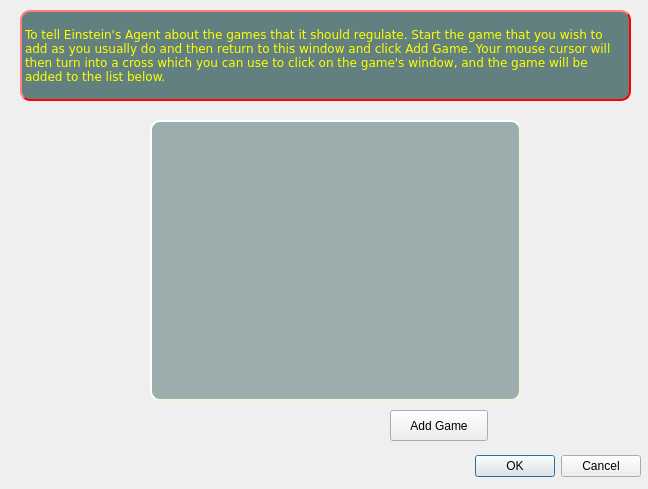
<?xml version="1.0" encoding="UTF-8"?>
<ui version="4.0">
 <class>CListGames</class>
 <widget class="QDialog" name="CListGames">
  <property name="geometry">
   <rect>
    <x>0</x>
    <y>0</y>
    <width>648</width>
    <height>489</height>
   </rect>
  </property>
  <property name="windowTitle">
   <string>Games List</string>
  </property>
  <widget class="QDialogButtonBox" name="buttonBox">
   <property name="geometry">
    <rect>
     <x>180</x>
     <y>450</y>
     <width>461</width>
     <height>32</height>
    </rect>
   </property>
   <property name="orientation">
    <enum>Qt::Horizontal</enum>
   </property>
   <property name="standardButtons">
    <set>QDialogButtonBox::Cancel|QDialogButtonBox::Ok</set>
   </property>
  </widget>
  <widget class="QPushButton" name="bnIdentifyGame">
   <property name="geometry">
    <rect>
     <x>390</x>
     <y>410</y>
     <width>98</width>
     <height>31</height>
    </rect>
   </property>
   <property name="text">
    <string>Add Game</string>
   </property>
  </widget>
  <widget class="QListWidget" name="listGames">
   <property name="geometry">
    <rect>
     <x>150</x>
     <y>120</y>
     <width>371</width>
     <height>281</height>
    </rect>
   </property>
   <property name="styleSheet">
    <string notr="true">background-color: rgba(0, 51, 51,90);
border-style: outset;
border-width: 2px;
border-radius: 10px;
border-color: beige;
color:yellow;</string>
   </property>
  </widget>
  <widget class="QLabel" name="skin">
   <property name="geometry">
    <rect>
     <x>0</x>
     <y>0</y>
     <width>648</width>
     <height>489</height>
    </rect>
   </property>
   <property name="text">
    <string/>
   </property>
   <property name="pixmap">
    <pixmap resource="systray.qrc">:/images/gameselectionherzo.png</pixmap>
   </property>
  </widget>
  <widget class="QLabel" name="label">
   <property name="geometry">
    <rect>
     <x>20</x>
     <y>10</y>
     <width>611</width>
     <height>91</height>
    </rect>
   </property>
   <property name="font">
    <font>
     <family>Verdana</family>
    </font>
   </property>
   <property name="styleSheet">
    <string notr="true">background-color: rgba(0, 51, 51,150);
border-style: outset;
border-width: 2px;
border-radius: 10px;
border-color: red;
text-align: right;
color:yellow;</string>
   </property>
   <property name="text">
    <string>&lt;html&gt;&lt;head/&gt;&lt;body&gt;&lt;p&gt;To tell Einstein's Agent about the games that it should regulate. Start the game that you wish to add as you usually do and then return to this window and click Add Game. Your mouse cursor will then turn into a cross which you can use to click on the game's window, and the game will be added to the list below.&lt;/p&gt;&lt;/body&gt;&lt;/html&gt;</string>
   </property>
   <property name="wordWrap">
    <bool>true</bool>
   </property>
  </widget>
  <zorder>skin</zorder>
  <zorder>buttonBox</zorder>
  <zorder>bnIdentifyGame</zorder>
  <zorder>listGames</zorder>
  <zorder>label</zorder>
 </widget>
 <resources>
  <include location="systray.qrc"/>
 </resources>
 <connections>
  <connection>
   <sender>buttonBox</sender>
   <signal>accepted()</signal>
   <receiver>CListGames</receiver>
   <slot>accept()</slot>
   <hints>
    <hint type="sourcelabel">
     <x>248</x>
     <y>254</y>
    </hint>
    <hint type="destinationlabel">
     <x>157</x>
     <y>274</y>
    </hint>
   </hints>
  </connection>
  <connection>
   <sender>buttonBox</sender>
   <signal>rejected()</signal>
   <receiver>CListGames</receiver>
   <slot>reject()</slot>
   <hints>
    <hint type="sourcelabel">
     <x>316</x>
     <y>260</y>
    </hint>
    <hint type="destinationlabel">
     <x>286</x>
     <y>274</y>
    </hint>
   </hints>
  </connection>
 </connections>
</ui>
